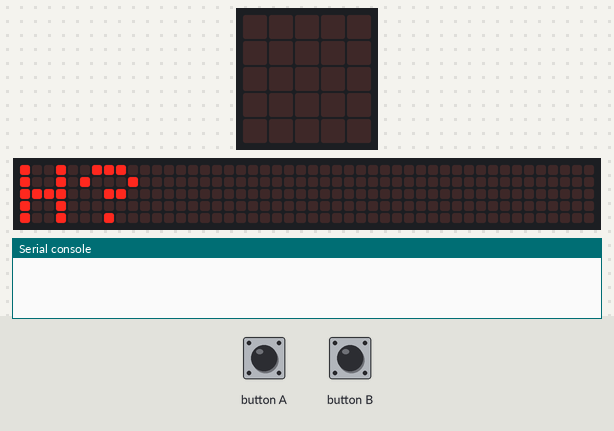
The program below on a simulated BBC micro:bit running MicroPython. On the bench: the board's 5×5 LED display, a strip that is not on the board, showing the scrolling text unrolled, the last lines printed to the serial console. Inputs (shaded band) come from the test bench. Random numbers come from a fixed seed; no radio messages arrive unless stated (any console line starting 'radio sent:' is added by the test bench); the 48×5 strip is a reading aid, not a part: it shows the text the display is scrolling, unrolled, one strip-width of it at a time.

Above: at 2.2 s.
5.1 s: button B pressed for 3.2 s
At 7.47 s:
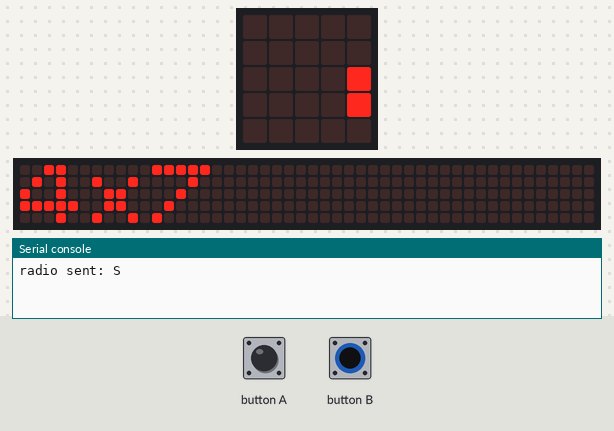
9.8 s: button B pressed for 1 s
At 11.7 s:
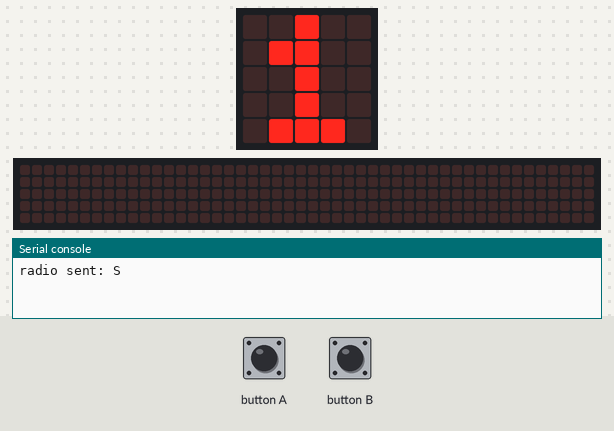
12.3 s: button B pressed for 0.15 s
At 13.6 s:
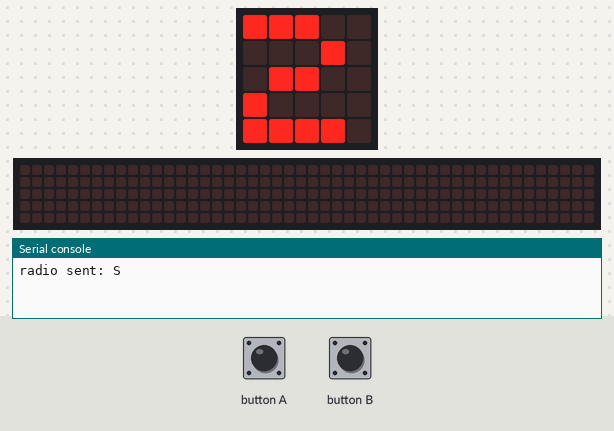
13.9 s: button B pressed for 0.15 s
At 15.0 s:
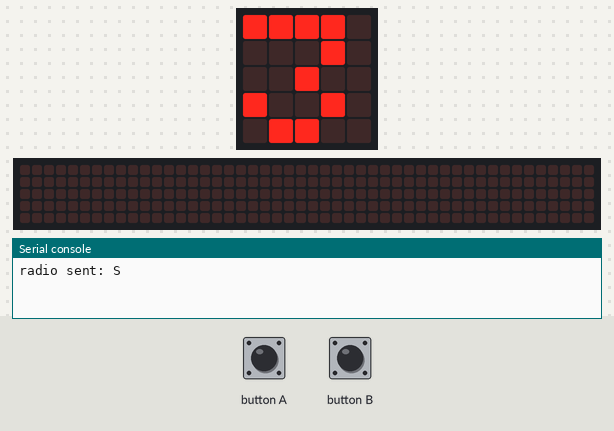
15.5 s: button B pressed for 3.2 s
At 20.0 s:
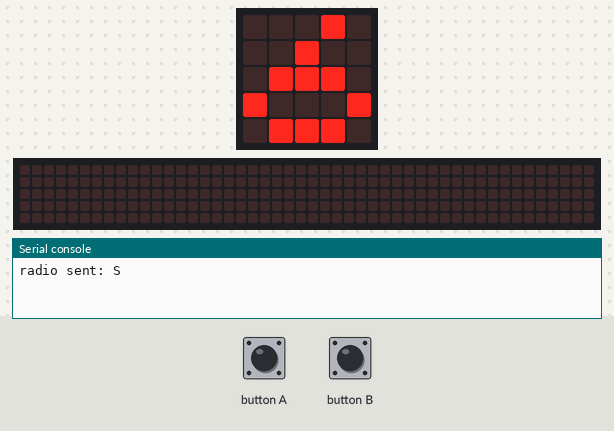
Timing chart, 0 to 21.2 s (numbered marks = the images above; inputs shaded):
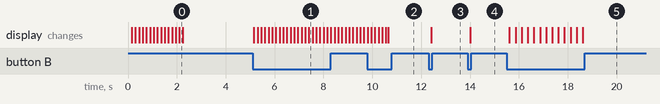

Measured:
- after the input at 5.1 s, the display: first changes after 0.05 s (image 1 shows a later state)
- after the input at 12.3 s, the display: changes after 0.11 s (image 3)
- after the input at 13.9 s, the display: changes after 0.11 s (image 4)
- after the input at 15.5 s, the display: first changes after 0.11 s (image 5 shows a later state)

The program:

game.py
```python
# for display
import microbit as mb
# for start sync
import radio
# for random question selection
import random
# for sound effects
import music

# dictionary where answers will be checked
questions = {
    '2x9': 18,
    '3x8': 24,
    '4x7': 28,
    '5x6': 30,
    '6x7': 42,
    '7x7': 49,
    '7x8': 56,
    '9x9': 81,
    '4x9': 36,
    '5x8': 40
}
# Dictionary where questions will be drawn from,
# question is deleted after drawn to avoid repetition
delete_questions = {
    '2x9': 18,
    '3x8': 24,
    '4x7': 28,
    '5x6': 30,
    '6x7': 42,
    '7x7': 49,
    '7x8': 56,
    '9x9': 81,
    '4x9': 36,
    '5x8': 40
}

# number list, the index of number in this list is same
# as it's actual value, for example, numbers[0] = {image of 0}.
# this is done to cooperate with the answering mechanism
numbers = [
mb.Image(
'09900:'
'90090:'
'90090:'
'90090:'
'09900'),
mb.Image(
'00900:'
'09900:'
'00900:'
'00900:'
'09990'),
mb.Image(
'99900:'
'00090:'
'09900:'
'90000:'
'99990'),
mb.Image(
'99990:'
'00090:'
'00900:'
'90090:'
'09900'),
mb.Image(
'00990:'
'09090:'
'90090:'
'99999:'
'00090'),
mb.Image(
'99999:'
'90000:'
'99990:'
'00009:'
'99990'),
mb.Image(
'00090:'
'00900:'
'09990:'
'90009:'
'09990'),
mb.Image(
'99999:'
'00090:'
'00900:'
'09000:'
'90000'),
mb.Image(
'09990:'
'90009:'
'09990:'
'90009:'
'09990'),
mb.Image(
'09990:'
'90009:'
'09990:'
'00900:'
'09000')]

# sets the number of questions
question_num = 5

# function for getting 'yes' or 'no' input from player
def yes():
    while True:
        if mb.button_b.is_pressed():
            return True
        elif mb.button_a.is_pressed():
            return False
        mb.sleep(100)

# function for random question selection
def get_questions():
    # question list used in game process
    q_list = []
    for i in range(question_num):
        question = random.choice(list(delete_questions))
        q_list.append(question)
        # deletes question to avoid choosing it again
        del delete_questions[question]
    return q_list

# answering mechanism
def answer(question):
    num_index = 0 # this index represents the number which player is on
    ans = '' # numbers will be appended to this string
    mb.display.scroll(question)
    while True:
        if mb.button_b.is_pressed():
            # time interval added to check for button_a a bit later
            # because humans cannot press both buttons at
            # exactly the same time
            mb.sleep(100)
            # if they are both pressed, submit answer
            if mb.button_a.is_pressed():
                return int(ans)
            # if not both pressed, increase the displayed number by 1
            # or if the displayed number is 9, next number will be 0
            if num_index < 9:
                num_index += 1
            else:
                num_index = 0
        elif mb.button_a.is_pressed():
            mb.sleep(100)
            if mb.button_b.is_pressed():
                return int(ans)
            ans += str(num_index)
        mb.display.show(numbers[num_index])
        mb.sleep(150)

# game condensed into a function so it's easier to read,
# otherwise it will need to be written twice for both
# player and host
def game_process():
    # gets questions and sets starting index
    question_list = get_questions()
    question_index = 0
    # game loop so the game runs continuously
    while True:
        # check if the question is the last question, if so, go back to
        # the first question
        if question_index <= len(question_list)-1:
            # check if answer is correct
            if answer(question_list[question_index]) == questions[question_list[question_index]]:
                del question_list[question_index] # delete question if answer is correct
                # check if there are still questions left
                if len(question_list) > 0:
                    question_index += 1
                    mb.display.show(mb.Image.HAPPY)
                    music.play(music.POWER_UP)
                    mb.sleep(300)
                # if no question left, play victory music (nyan cat)
                # because microbit has a reset button, no restart
                # game mechanism is implemented
                else:
                    while True:
                        music.play(music.NYAN)
            # if wrong, go onto the next question
            else:
                question_index += 1
                mb.display.show(mb.Image.SAD)
                music.play(music.POWER_DOWN)
                mb.sleep(300)
        else:
            question_index = 0

# at the start of the game, ask whether the player is host
mb.display.scroll('H?')
if yes():
    mb.display.scroll('S?')
    if yes():
        radio.on()
        # sends starting signal
        radio.send('S')
        radio.off()
        game_process()

elif not yes():
    radio.on()
    # waits for starting signal
    while True:
        if radio.receive() == 'S':
            radio.off()
            game_process()
```
